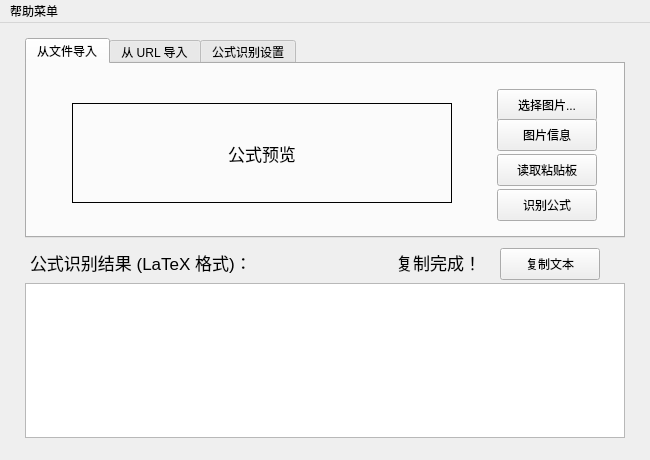
<?xml version="1.0" encoding="UTF-8"?>
<ui version="4.0">
 <class>MainWindow</class>
 <widget class="QMainWindow" name="MainWindow">
  <property name="geometry">
   <rect>
    <x>0</x>
    <y>0</y>
    <width>650</width>
    <height>460</height>
   </rect>
  </property>
  <property name="sizePolicy">
   <sizepolicy hsizetype="Fixed" vsizetype="Fixed">
    <horstretch>0</horstretch>
    <verstretch>0</verstretch>
   </sizepolicy>
  </property>
  <property name="minimumSize">
   <size>
    <width>650</width>
    <height>460</height>
   </size>
  </property>
  <property name="maximumSize">
   <size>
    <width>650</width>
    <height>460</height>
   </size>
  </property>
  <property name="windowTitle">
   <string>QingChen Formula - 青尘公式 OCR</string>
  </property>
  <property name="windowOpacity">
   <double>1.250000000000000</double>
  </property>
  <property name="documentMode">
   <bool>false</bool>
  </property>
  <widget class="QWidget" name="centralwidget">
   <widget class="QTabWidget" name="TopTabWidget">
    <property name="geometry">
     <rect>
      <x>25</x>
      <y>15</y>
      <width>600</width>
      <height>200</height>
     </rect>
    </property>
    <property name="currentIndex">
     <number>0</number>
    </property>
    <property name="tabBarAutoHide">
     <bool>false</bool>
    </property>
    <widget class="QWidget" name="tab_2">
     <attribute name="title">
      <string>从文件导入</string>
     </attribute>
     <widget class="QPushButton" name="DOCPage_LoadButton">
      <property name="geometry">
       <rect>
        <x>470</x>
        <y>25</y>
        <width>100</width>
        <height>32</height>
       </rect>
      </property>
      <property name="text">
       <string>选择图片...</string>
      </property>
     </widget>
     <widget class="QPushButton" name="DOCPage_InfoButton">
      <property name="geometry">
       <rect>
        <x>470</x>
        <y>55</y>
        <width>100</width>
        <height>32</height>
       </rect>
      </property>
      <property name="text">
       <string>图片信息</string>
      </property>
     </widget>
     <widget class="QPushButton" name="DOCPage_ConfirmButton">
      <property name="geometry">
       <rect>
        <x>470</x>
        <y>125</y>
        <width>100</width>
        <height>32</height>
       </rect>
      </property>
      <property name="text">
       <string>识别公式</string>
      </property>
     </widget>
     <widget class="QLabel" name="DOCPage_ImageLabel">
      <property name="geometry">
       <rect>
        <x>45</x>
        <y>39</y>
        <width>380</width>
        <height>100</height>
       </rect>
      </property>
      <property name="font">
       <font>
        <pointsize>13</pointsize>
       </font>
      </property>
      <property name="frameShape">
       <enum>QFrame::Box</enum>
      </property>
      <property name="frameShadow">
       <enum>QFrame::Plain</enum>
      </property>
      <property name="lineWidth">
       <number>1</number>
      </property>
      <property name="midLineWidth">
       <number>1</number>
      </property>
      <property name="text">
       <string>公式预览</string>
      </property>
      <property name="scaledContents">
       <bool>false</bool>
      </property>
      <property name="alignment">
       <set>Qt::AlignCenter</set>
      </property>
     </widget>
     <widget class="QPushButton" name="DOCPage_LoadButton_clipboard">
      <property name="geometry">
       <rect>
        <x>470</x>
        <y>90</y>
        <width>100</width>
        <height>32</height>
       </rect>
      </property>
      <property name="text">
       <string>读取粘贴板</string>
      </property>
     </widget>
    </widget>
    <widget class="QWidget" name="tab">
     <attribute name="title">
      <string>从 URL 导入</string>
     </attribute>
     <widget class="QLabel" name="URLPage_label_1">
      <property name="geometry">
       <rect>
        <x>10</x>
        <y>5</y>
        <width>101</width>
        <height>31</height>
       </rect>
      </property>
      <property name="font">
       <font>
        <pointsize>13</pointsize>
       </font>
      </property>
      <property name="text">
       <string>图片网址：</string>
      </property>
      <property name="alignment">
       <set>Qt::AlignLeading|Qt::AlignLeft|Qt::AlignVCenter</set>
      </property>
     </widget>
     <widget class="QPushButton" name="URLPage_ConfirmButton">
      <property name="enabled">
       <bool>false</bool>
      </property>
      <property name="geometry">
       <rect>
        <x>470</x>
        <y>125</y>
        <width>100</width>
        <height>32</height>
       </rect>
      </property>
      <property name="text">
       <string>识别公式</string>
      </property>
     </widget>
     <widget class="QLineEdit" name="URL_Filler">
      <property name="geometry">
       <rect>
        <x>100</x>
        <y>10</y>
        <width>341</width>
        <height>21</height>
       </rect>
      </property>
      <property name="acceptDrops">
       <bool>false</bool>
      </property>
      <property name="frame">
       <bool>true</bool>
      </property>
      <property name="readOnly">
       <bool>false</bool>
      </property>
      <property name="clearButtonEnabled">
       <bool>true</bool>
      </property>
     </widget>
     <widget class="QPushButton" name="URLPage_LoadButton">
      <property name="enabled">
       <bool>false</bool>
      </property>
      <property name="geometry">
       <rect>
        <x>470</x>
        <y>5</y>
        <width>100</width>
        <height>32</height>
       </rect>
      </property>
      <property name="text">
       <string>载入图片</string>
      </property>
     </widget>
     <widget class="QLabel" name="DOCPage_ImageLabel_2">
      <property name="geometry">
       <rect>
        <x>45</x>
        <y>50</y>
        <width>380</width>
        <height>100</height>
       </rect>
      </property>
      <property name="font">
       <font>
        <pointsize>13</pointsize>
       </font>
      </property>
      <property name="frameShape">
       <enum>QFrame::Box</enum>
      </property>
      <property name="frameShadow">
       <enum>QFrame::Plain</enum>
      </property>
      <property name="lineWidth">
       <number>1</number>
      </property>
      <property name="midLineWidth">
       <number>1</number>
      </property>
      <property name="text">
       <string>URL 导入功能开发中...

可访问青尘工作室官网：
https://qingchen1995.gitee.io 了解开发进度</string>
      </property>
      <property name="scaledContents">
       <bool>false</bool>
      </property>
      <property name="alignment">
       <set>Qt::AlignCenter</set>
      </property>
     </widget>
    </widget>
    <widget class="QWidget" name="tab_3">
     <attribute name="title">
      <string>公式识别设置</string>
     </attribute>
     <widget class="QLabel" name="Setting_Label_1">
      <property name="geometry">
       <rect>
        <x>25</x>
        <y>10</y>
        <width>241</width>
        <height>25</height>
       </rect>
      </property>
      <property name="font">
       <font>
        <pointsize>14</pointsize>
       </font>
      </property>
      <property name="text">
       <string>公式识别 API 设置</string>
      </property>
     </widget>
     <widget class="QLabel" name="Setting_Label_2">
      <property name="geometry">
       <rect>
        <x>25</x>
        <y>35</y>
        <width>101</width>
        <height>31</height>
       </rect>
      </property>
      <property name="font">
       <font>
        <pointsize>13</pointsize>
       </font>
      </property>
      <property name="text">
       <string>APPID:</string>
      </property>
     </widget>
     <widget class="QLabel" name="Setting_Label_3">
      <property name="geometry">
       <rect>
        <x>25</x>
        <y>65</y>
        <width>101</width>
        <height>31</height>
       </rect>
      </property>
      <property name="font">
       <font>
        <pointsize>13</pointsize>
       </font>
      </property>
      <property name="text">
       <string>APISecret:</string>
      </property>
     </widget>
     <widget class="QLabel" name="Setting_Label_4">
      <property name="geometry">
       <rect>
        <x>25</x>
        <y>95</y>
        <width>101</width>
        <height>31</height>
       </rect>
      </property>
      <property name="font">
       <font>
        <pointsize>13</pointsize>
       </font>
      </property>
      <property name="text">
       <string>APIKey:</string>
      </property>
     </widget>
     <widget class="QLineEdit" name="Input_APPID">
      <property name="geometry">
       <rect>
        <x>130</x>
        <y>40</y>
        <width>301</width>
        <height>21</height>
       </rect>
      </property>
     </widget>
     <widget class="QLineEdit" name="Input_APISecret">
      <property name="geometry">
       <rect>
        <x>130</x>
        <y>70</y>
        <width>301</width>
        <height>21</height>
       </rect>
      </property>
     </widget>
     <widget class="QLineEdit" name="Input_APIKey">
      <property name="geometry">
       <rect>
        <x>130</x>
        <y>100</y>
        <width>301</width>
        <height>21</height>
       </rect>
      </property>
     </widget>
     <widget class="QPushButton" name="Setting_ConfirmButton">
      <property name="geometry">
       <rect>
        <x>470</x>
        <y>125</y>
        <width>100</width>
        <height>32</height>
       </rect>
      </property>
      <property name="text">
       <string>确定</string>
      </property>
     </widget>
     <widget class="QPushButton" name="Setting_HelpButton">
      <property name="geometry">
       <rect>
        <x>470</x>
        <y>95</y>
        <width>100</width>
        <height>32</height>
       </rect>
      </property>
      <property name="text">
       <string>获取 API</string>
      </property>
     </widget>
     <widget class="QPushButton" name="Setting_WebsiteButton">
      <property name="geometry">
       <rect>
        <x>470</x>
        <y>25</y>
        <width>100</width>
        <height>32</height>
       </rect>
      </property>
      <property name="text">
       <string>访问官网</string>
      </property>
     </widget>
    </widget>
   </widget>
   <widget class="QPlainTextEdit" name="plainTextEdit">
    <property name="geometry">
     <rect>
      <x>25</x>
      <y>260</y>
      <width>600</width>
      <height>155</height>
     </rect>
    </property>
    <property name="font">
     <font>
      <family>Arial</family>
     </font>
    </property>
    <property name="plainText">
     <string/>
    </property>
   </widget>
   <widget class="QLabel" name="Setting_Label_5">
    <property name="geometry">
     <rect>
      <x>30</x>
      <y>227</y>
      <width>281</width>
      <height>25</height>
     </rect>
    </property>
    <property name="font">
     <font>
      <pointsize>13</pointsize>
     </font>
    </property>
    <property name="text">
     <string>公式识别结果 (LaTeX 格式)：</string>
    </property>
   </widget>
   <widget class="QPushButton" name="Setting_CopyButton">
    <property name="geometry">
     <rect>
      <x>500</x>
      <y>225</y>
      <width>100</width>
      <height>32</height>
     </rect>
    </property>
    <property name="text">
     <string>复制文本</string>
    </property>
   </widget>
   <widget class="QLabel" name="Copy_Status_Label">
    <property name="geometry">
     <rect>
      <x>340</x>
      <y>227</y>
      <width>141</width>
      <height>25</height>
     </rect>
    </property>
    <property name="font">
     <font>
      <pointsize>13</pointsize>
     </font>
    </property>
    <property name="text">
     <string>复制完成！</string>
    </property>
    <property name="alignment">
     <set>Qt::AlignRight|Qt::AlignTrailing|Qt::AlignVCenter</set>
    </property>
   </widget>
  </widget>
  <widget class="QMenuBar" name="menubar">
   <property name="geometry">
    <rect>
     <x>0</x>
     <y>0</y>
     <width>650</width>
     <height>23</height>
    </rect>
   </property>
   <widget class="QMenu" name="menu">
    <property name="title">
     <string>帮助菜单</string>
    </property>
    <addaction name="action_GiteeTutorial"/>
    <addaction name="action_GithubTutorial"/>
    <addaction name="separator"/>
    <addaction name="action_About"/>
   </widget>
   <addaction name="menu"/>
  </widget>
  <action name="actionAPI">
   <property name="text">
    <string>API</string>
   </property>
  </action>
  <action name="action_GiteeTutorial">
   <property name="text">
    <string>从码云查看教程</string>
   </property>
   <property name="toolTip">
    <string>从码云查看教程</string>
   </property>
  </action>
  <action name="action_GithubTutorial">
   <property name="text">
    <string>从 Github 查看教程</string>
   </property>
  </action>
  <action name="action_About">
   <property name="text">
    <string>关于...</string>
   </property>
  </action>
 </widget>
 <resources/>
 <connections>
  <connection>
   <sender>DOCPage_LoadButton</sender>
   <signal>clicked()</signal>
   <receiver>MainWindow</receiver>
   <slot>img_Load_From_Doc()</slot>
   <hints>
    <hint type="sourcelabel">
     <x>547</x>
     <y>103</y>
    </hint>
    <hint type="destinationlabel">
     <x>324</x>
     <y>224</y>
    </hint>
   </hints>
  </connection>
  <connection>
   <sender>DOCPage_LoadButton</sender>
   <signal>clicked()</signal>
   <receiver>MainWindow</receiver>
   <slot>img_Display_In_Doc_Label()</slot>
   <hints>
    <hint type="sourcelabel">
     <x>547</x>
     <y>103</y>
    </hint>
    <hint type="destinationlabel">
     <x>324</x>
     <y>224</y>
    </hint>
   </hints>
  </connection>
  <connection>
   <sender>Setting_ConfirmButton</sender>
   <signal>clicked()</signal>
   <receiver>MainWindow</receiver>
   <slot>Setting_API_Values()</slot>
   <hints>
    <hint type="sourcelabel">
     <x>539</x>
     <y>202</y>
    </hint>
    <hint type="destinationlabel">
     <x>635</x>
     <y>251</y>
    </hint>
   </hints>
  </connection>
  <connection>
   <sender>DOCPage_InfoButton</sender>
   <signal>clicked()</signal>
   <receiver>MainWindow</receiver>
   <slot>Get_img_Info()</slot>
   <hints>
    <hint type="sourcelabel">
     <x>582</x>
     <y>132</y>
    </hint>
    <hint type="destinationlabel">
     <x>639</x>
     <y>317</y>
    </hint>
   </hints>
  </connection>
  <connection>
   <sender>Setting_CopyButton</sender>
   <signal>clicked()</signal>
   <receiver>MainWindow</receiver>
   <slot>Copy_Formula_Result()</slot>
   <hints>
    <hint type="sourcelabel">
     <x>552</x>
     <y>259</y>
    </hint>
    <hint type="destinationlabel">
     <x>637</x>
     <y>391</y>
    </hint>
   </hints>
  </connection>
  <connection>
   <sender>DOCPage_ConfirmButton</sender>
   <signal>clicked()</signal>
   <receiver>MainWindow</receiver>
   <slot>Formula_OCR_Execute_iFLY()</slot>
   <hints>
    <hint type="sourcelabel">
     <x>579</x>
     <y>200</y>
    </hint>
    <hint type="destinationlabel">
     <x>360</x>
     <y>250</y>
    </hint>
   </hints>
  </connection>
  <connection>
   <sender>Setting_HelpButton</sender>
   <signal>clicked()</signal>
   <receiver>MainWindow</receiver>
   <slot>Get_API_Tutorial()</slot>
   <hints>
    <hint type="sourcelabel">
     <x>571</x>
     <y>173</y>
    </hint>
    <hint type="destinationlabel">
     <x>294</x>
     <y>262</y>
    </hint>
   </hints>
  </connection>
  <connection>
   <sender>Setting_WebsiteButton</sender>
   <signal>clicked()</signal>
   <receiver>MainWindow</receiver>
   <slot>Link_To_Official_Site()</slot>
   <hints>
    <hint type="sourcelabel">
     <x>519</x>
     <y>105</y>
    </hint>
    <hint type="destinationlabel">
     <x>350</x>
     <y>278</y>
    </hint>
   </hints>
  </connection>
  <connection>
   <sender>action_GiteeTutorial</sender>
   <signal>triggered()</signal>
   <receiver>MainWindow</receiver>
   <slot>Link_To_Gitee_Tutorial()</slot>
   <hints>
    <hint type="sourcelabel">
     <x>-1</x>
     <y>-1</y>
    </hint>
    <hint type="destinationlabel">
     <x>324</x>
     <y>224</y>
    </hint>
   </hints>
  </connection>
  <connection>
   <sender>action_GithubTutorial</sender>
   <signal>triggered()</signal>
   <receiver>MainWindow</receiver>
   <slot>Link_To_Github_Tutorial()</slot>
   <hints>
    <hint type="sourcelabel">
     <x>-1</x>
     <y>-1</y>
    </hint>
    <hint type="destinationlabel">
     <x>324</x>
     <y>224</y>
    </hint>
   </hints>
  </connection>
  <connection>
   <sender>action_About</sender>
   <signal>triggered()</signal>
   <receiver>MainWindow</receiver>
   <slot>About_Software()</slot>
   <hints>
    <hint type="sourcelabel">
     <x>-1</x>
     <y>-1</y>
    </hint>
    <hint type="destinationlabel">
     <x>324</x>
     <y>224</y>
    </hint>
   </hints>
  </connection>
 </connections>
 <slots>
  <slot>img_Load_From_Doc()</slot>
  <slot>Formula_OCR_Execute_iFLY()</slot>
  <slot>Open_IMG_File()</slot>
  <slot>img_Display_In_Doc_Label()</slot>
  <slot>Setting_API_Values()</slot>
  <slot>Get_img_Info()</slot>
  <slot>Copy_Formula_Result()</slot>
  <slot>Get_API_Tutorial()</slot>
  <slot>Link_To_Official_Site()</slot>
  <slot>Link_To_Gitee_Tutorial()</slot>
  <slot>Link_To_Github_Tutorial()</slot>
  <slot>About_Software()</slot>
 </slots>
</ui>
